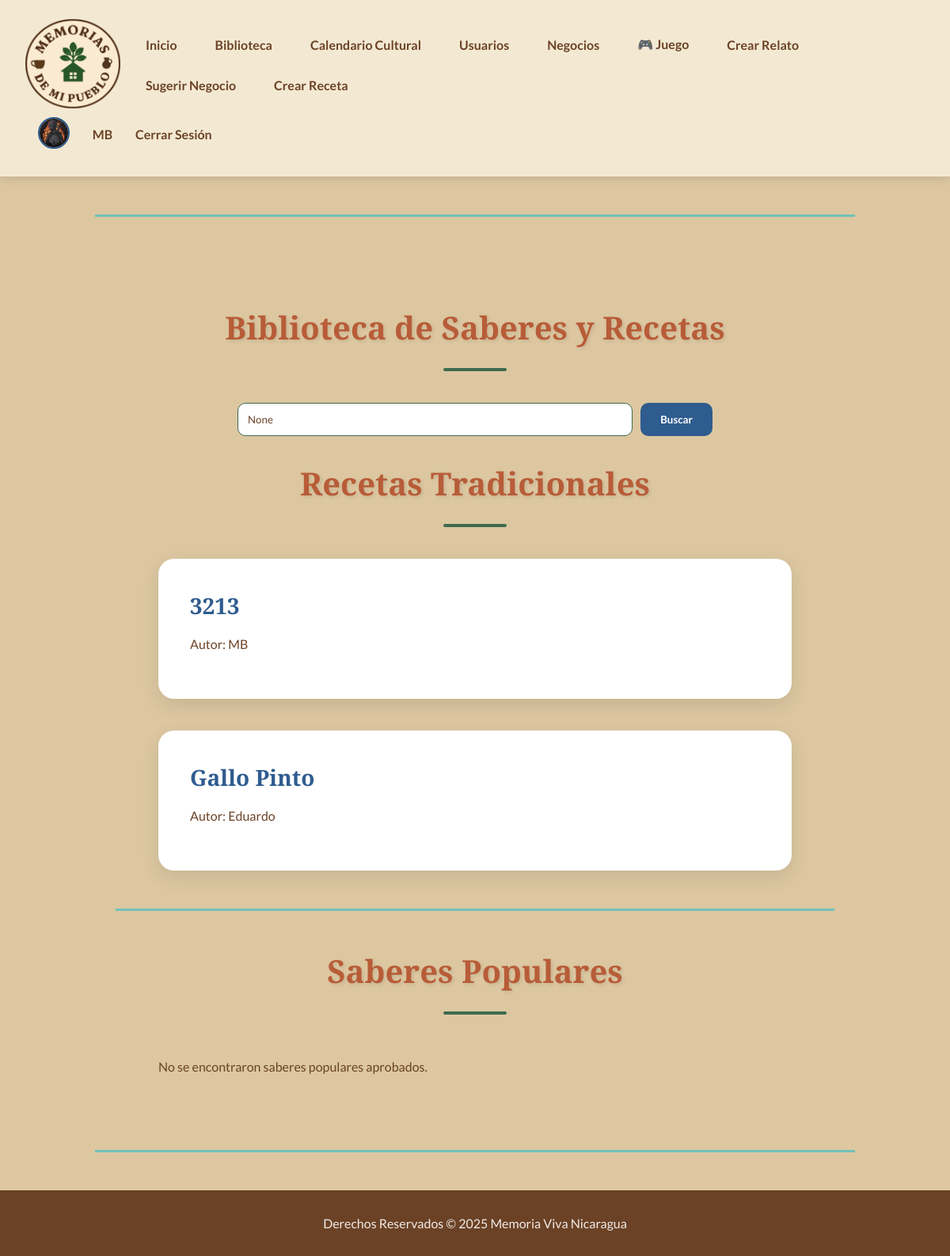
The app's page /biblioteca/ (signed in) with its own data.
### locales/models.py (models this page shows, shortened)
class PerfilUsuario(models.Model):
    usuario = models.OneToOneField(User, on_delete=models.CASCADE)
    avatar = models.ImageField(upload_to='avatars/', blank=True, null=True)
    biografia = models.TextField(blank=True)
    telefono = models.CharField(max_length=20, blank=True)
    ubicacion = models.CharField(max_length=100, blank=True)
    RANGOS = [
        ('visitante', 'Visitante'),
        ('colaborador', 'Colaborador'),
        ('propietario', 'Propietario'),
        ('admin', 'Administrador'),
    ]
    rango = models.CharField(max_length=20, choices=RANGOS, default='visitante')

class Receta(models.Model):
    STATUS_CHOICES = (
        ('pending', 'Pendiente'),
        ('approved', 'Aprobada'),
        ('rejected', 'Rechazada'),
    )
    titulo = models.CharField(max_length=200)
    descripcion = models.TextField()
    ingredientes = models.TextField()
    pasos = models.TextField()
    imagen = models.ImageField(upload_to='recetas/', blank=True, null=True)
    estado = models.CharField(max_length=10, choices=STATUS_CHOICES, default='pending')
    autor = models.ForeignKey(User, on_delete=models.CASCADE, related_name='recetas_creadas')
    fecha_creacion = models.DateTimeField(auto_now_add=True)

### locales/views.py (the view, shortened to what this page needs)
# urls.py: path('biblioteca/', locales_views.biblioteca_view, name='biblioteca_view'),
def biblioteca_view(request):
    query = request.GET.get('q')
    recetas_list = Receta.objects.filter(estado='approved')
    saberes_list = SaberPopular.objects.filter(estado='approved')
    recetas_paginator = Paginator(recetas_list, 10)
    saberes_paginator = Paginator(saberes_list, 10)
    recetas = recetas_paginator.get_page(request.GET.get('page_recetas'))
    saberes = saberes_paginator.get_page(request.GET.get('page_saberes'))
    context = {
        'recetas': recetas,
        'saberes': saberes,
        'query': query,
    }
    return render(request, 'locales/biblioteca.html', context)

### locales/templates/locales/biblioteca.html (shortened to what this page needs)
{% extends 'locales/base.html' %}
{% block content %}
<h1 class="section-title">Biblioteca de Saberes y Recetas</h1>
<form method="get" action="{% url 'biblioteca_view' %}">
  <input type="text" name="q" placeholder="Buscar recetas o saberes..." value="{{ query }}">
  <button type="submit">Buscar</button>
</form>
<h2 class="section-title">Recetas Tradicionales</h2>
<div class="card-container">
  {% for receta in recetas %}
    <div class="card">
      <h3>{{ receta.titulo }}</h3>
      <p>Autor: {{ receta.autor.username }}</p>
    </div>
  {% empty %}
    <p>No se encontraron recetas aprobadas.</p>
  {% endfor %}
</div>
<hr>
<h2 class="section-title">Saberes Populares</h2>
<div class="card-container">
  {% for saber in saberes %}
    <div class="card">
      <h3>{{ saber.titulo }}</h3>
      <p>Categoría: {{ saber.get_categoria_display }}</p>
      <p>{{ saber.contenido|truncatewords:50 }}</p>
      <p>Autor: {{ saber.autor.username }}</p>
    </div>
  {% empty %}
    <p>No se encontraron saberes populares aprobados.</p>
  {% endfor %}
</div>
{% endblock %}

### locales/templates/locales/base.html (shortened to what this page needs)
<!DOCTYPE html>
<html lang="es">
<head>
</head>
<body>
  <nav>
    <div class="nav-left">
      <div class="nav-logo">
        <img src="/media/Memorias de mi pueblo.png" alt="Memorias de mi Pueblo">
      </div>
      <div class="nav-links">
        <a href="{% url 'home_view' %}">Inicio</a>
        <a href="{% url 'biblioteca_view' %}">Biblioteca</a>
        <a href="{% url 'evento_cultural_list' %}">Calendario Cultural</a>
        <a href="{% url 'lista_usuarios' %}">Usuarios</a>
        <a href="{% url 'lista_negocios' %}">Negocios</a>
        <a href="{% url 'juego_view' %}">🎮 Juego</a>
        {% if user.is_authenticated %}
          <a href="{% url 'create_relato_view' %}">Crear Relato</a>
          <a href="{% url 'sugerir_negocio_view' %}">Sugerir Negocio</a>
          <a href="{% url 'create_receta_view' %}">Crear Receta</a>
        {% endif %}
      </div>
    </div>
    {% if user.is_authenticated %}
      <div class="perfil-nav">
        <a href="{% url 'perfil_view' %}">
          {% if user.perfilusuario.avatar %}
            <img src="{{ user.perfilusuario.avatar.url }}" alt="Avatar de {{ user.username }}">
          {% else %}
            <img src="https://ui-avatars.com/api/?name={{ user.username }}&background=DCC7A1&color=6B4226&size=80" alt="Avatar por defecto">
          {% endif %}
        </a>
        <span>{{ user.username }}</span>
        <a href="{% url 'logout_view' %}">Cerrar Sesión</a>
      </div>
    {% else %}
      <div class="nav-links">
        <a href="{% url 'login_view' %}">Iniciar Sesión</a>
        <a href="{% url 'register_view' %}">Registrarse</a>
      </div>
    {% endif %}
  </nav>
  <hr>
  <main>
    {% block content %}{% endblock %}
  </main>
  <hr>
  <footer>
    <p>Derechos Reservados © 2025 Memoria Viva Nicaragua</p>
  </footer>
</body>
</html>

### locales/templates/locales/base.html (style rules this page uses)
:root { --color-primary: #DCC7A1; --color-nav-light: #F3E9D3; --color-secondary: #6B4226; --color-accent-1: #3F6B4C; --color-accent-2: #2F5C8F; --color-accent-3: #B85C38; --color-highlight: #2CBEC6; --color-light-beige: #F0EBE7; }
body { font-family: 'Lato', sans-serif; background-color: var(--color-primary); color: var(--color-secondary); margin: 0; display: flex; flex-direction: column; min-height: 100vh; }
nav { background-color: var(--color-nav-light); padding: 1.5rem 2rem; display: flex; justify-content: space-between; align-items: center; flex-wrap: wrap; box-shadow: 0 4px 10px rgba(0, 0, 0, 0.1); }
.nav-left { display: flex; align-items: center; gap: 1rem; }
.nav-logo img { width: 120px; height: auto; border-radius: 8px; transition: transform 0.4s ease, box-shadow 0.4s ease, filter 0.4s ease; }
.nav-links { display: flex; gap: 1rem; flex-wrap: wrap; align-items: center; }
nav a { font-family: 'Lato', sans-serif; color: var(--color-secondary); text-decoration: none; font-weight: bold; font-size: 1rem; padding: 0.5rem 1rem; border-radius: 8px; transition: background-color 0.3s ease, color 0.3s ease; }
.perfil-nav { display: flex; align-items: center; gap: 0.8rem; }
.perfil-nav img { width: 36px; height: 36px; border-radius: 50%; object-fit: cover; border: 2px solid var(--color-accent-2); cursor: pointer; }
.perfil-nav span { font-weight: bold; color: var(--color-secondary); }
h1, h2 { font-family: 'Playfair Display', serif; color: var(--color-accent-2); text-align: center; position: relative; }
h1::after { content: ''; display: block; width: 80px; height: 4px; background-color: var(--color-highlight); margin: 1.5rem auto 0; }
main { flex: 1; padding: 2rem; }
hr { border: none; border-top: 2px solid var(--color-highlight); width: 80%; margin: 2rem auto; }
footer { background-color: var(--color-secondary); color: var(--color-light-beige); text-align: center; padding: 1rem; }

### locales/templates/locales/biblioteca.html (style rules this page uses)
:root { --color-arena: #DCC7A1; --color-cacao: #6B4226; --color-cafetal: #3F6B4C; --color-lago: #2F5C8F; --color-terracota: #B85C38; --color-turquesa: #2CBEC6; --color-light: #F9F6F2; --color-white: #ffffff; }
body { font-family: 'Lato', sans-serif; color: var(--color-cacao); background-color: var(--color-arena); }
.section-title { font-family: 'Playfair Display', serif; color: var(--color-terracota); font-size: 2.5rem; margin-top: 2rem; margin-bottom: 2.5rem; text-align: center; animation: fadeInUp 0.8s ease forwards; position: relative; text-shadow: 2px 2px 4px rgba(0, 0, 0, 0.1); }
.section-title::after { content: ''; display: block; width: 80px; height: 4px; background-color: var(--color-cafetal); margin: 1.5rem auto 0; border-radius: 2px; }
form { max-width: 600px; margin: 0 auto 2rem; display: flex; gap: 10px; justify-content: center; animation: fadeInUp 0.6s ease forwards; }
input[type="text"] { flex: 1; padding: 12px; border: 1px solid var(--color-cafetal); border-radius: 10px; font-family: 'Lato', sans-serif; background-color: var(--color-white); color: var(--color-cacao); transition: box-shadow 0.3s ease; }
button[type="submit"] { background-color: var(--color-lago); color: var(--color-white); padding: 12px 25px; border: none; border-radius: 10px; cursor: pointer; font-weight: bold; transition: background-color 0.3s ease, transform 0.2s ease; font-family: 'Lato', sans-serif; }
.card-container { display: flex; flex-direction: column; gap: 2.5rem; max-width: 800px; margin: 0 auto; animation: fadeInUp 0.6s ease forwards; }
.card { background-color: var(--color-white); padding: 2.5rem; border-radius: 20px; box-shadow: 0 8px 25px rgba(0, 0, 0, 0.1); font-family: 'Lato', sans-serif; transition: transform 0.3s ease, box-shadow 0.3s ease; }
.card h3 { font-family: 'Playfair Display', serif; color: var(--color-lago); margin-top: 0; margin-bottom: 0.75rem; font-size: 1.75rem; }
.card p { font-size: 1rem; line-height: 1.7; color: var(--color-cacao); }
hr { border: none; border-top: 3px solid var(--color-turquesa); width: 80%; margin: 3rem auto; opacity: 0.6; }

### records on screen
Receta: titulo "3213", autor.username "MB"
Receta: titulo "Gallo Pinto", autor.username "Eduardo"

### other values on screen
{{ user.username }} "MB"
